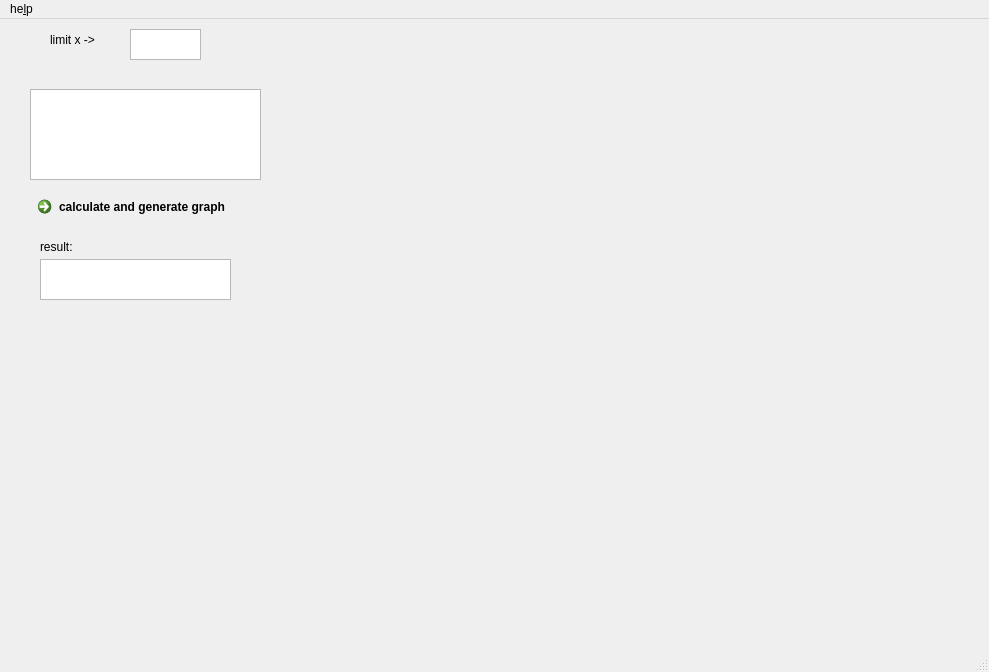
<?xml version="1.0" encoding="UTF-8"?>
<ui version="4.0">
 <class>MainWindow</class>
 <widget class="QMainWindow" name="MainWindow">
  <property name="geometry">
   <rect>
    <x>0</x>
    <y>0</y>
    <width>989</width>
    <height>672</height>
   </rect>
  </property>
  <property name="windowTitle">
   <string>MainWindow</string>
  </property>
  <widget class="QWidget" name="centralwidget">
   <widget class="QLabel" name="label_2">
    <property name="geometry">
     <rect>
      <x>40</x>
      <y>220</y>
      <width>58</width>
      <height>16</height>
     </rect>
    </property>
    <property name="text">
     <string>result:</string>
    </property>
   </widget>
   <widget class="QLabel" name="label">
    <property name="geometry">
     <rect>
      <x>50</x>
      <y>10</y>
      <width>61</width>
      <height>21</height>
     </rect>
    </property>
    <property name="text">
     <string>limit x -&gt;</string>
    </property>
   </widget>
   <widget class="QTextEdit" name="result">
    <property name="geometry">
     <rect>
      <x>40</x>
      <y>240</y>
      <width>191</width>
      <height>41</height>
     </rect>
    </property>
    <property name="readOnly">
     <bool>true</bool>
    </property>
   </widget>
   <widget class="QTextEdit" name="limit_expression">
    <property name="geometry">
     <rect>
      <x>30</x>
      <y>70</y>
      <width>231</width>
      <height>91</height>
     </rect>
    </property>
   </widget>
   <widget class="QTextEdit" name="limit_value">
    <property name="geometry">
     <rect>
      <x>130</x>
      <y>10</y>
      <width>71</width>
      <height>31</height>
     </rect>
    </property>
    <property name="focusPolicy">
     <enum>Qt::StrongFocus</enum>
    </property>
   </widget>
   <widget class="QCommandLinkButton" name="calculate">
    <property name="geometry">
     <rect>
      <x>30</x>
      <y>170</y>
      <width>261</width>
      <height>41</height>
     </rect>
    </property>
    <property name="text">
     <string>calculate and generate graph</string>
    </property>
   </widget>
   <widget class="QWidget" name="verticalLayoutWidget">
    <property name="geometry">
     <rect>
      <x>410</x>
      <y>50</y>
      <width>431</width>
      <height>401</height>
     </rect>
    </property>
    <layout class="QVBoxLayout" name="layout_plot"/>
   </widget>
  </widget>
  <widget class="QMenuBar" name="menubar">
   <property name="geometry">
    <rect>
     <x>0</x>
     <y>0</y>
     <width>989</width>
     <height>21</height>
    </rect>
   </property>
   <widget class="QMenu" name="menuhelp">
    <property name="title">
     <string>he&amp;lp</string>
    </property>
    <addaction name="actionabout"/>
   </widget>
   <addaction name="menuhelp"/>
  </widget>
  <widget class="QStatusBar" name="statusbar"/>
  <action name="actionabout">
   <property name="text">
    <string>&amp;about</string>
   </property>
  </action>
 </widget>
 <resources/>
 <connections/>
</ui>
